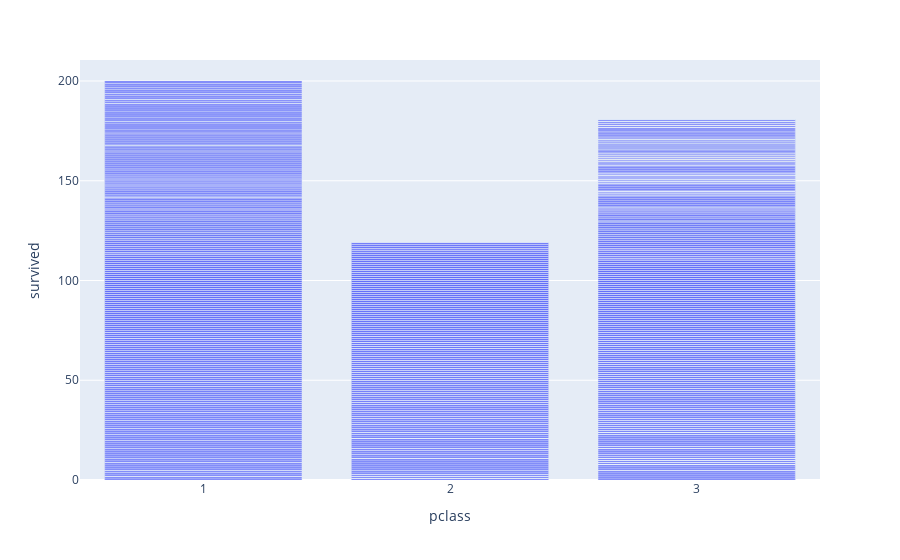

The notebook cell saved with this chart:
### Code cell
fig1 = px.bar(titanic, x="pclass", y="survived", barmode = 'group', 
             height=400)
fig1.show()

### Figure 1 — Plotly figure (JSON) as saved in the notebook; plotly's stock layout.template omitted (floating-point values rounded to 4 significant figures; data arrays with more than 128 entries replaced by an {"elided": "..."} marker saying what was removed)
{"data": [{"alignmentgroup": "True", "hovertemplate": "pclass=%{x}<br>survived=%{y}<extra></extra>", "legendgroup": "", "marker": {"color": "#636efa", "pattern": {"shape": ""}}, "name": "", "offsetgroup": "", "orientation": "v", "showlegend": false, "textposition": "auto", "type": "bar", "x": {"elided": "1309 int values"}, "xaxis": "x", "y": {"elided": "1309 int values"}, "yaxis": "y"}], "layout": {"autosize": true, "barmode": "group", "legend": {"tracegroupgap": 0}, "margin": {"t": 60}, "xaxis": {"anchor": "y", "autorange": true, "domain": [0, 1], "range": [0.5, 3.5], "title": {"text": "pclass"}, "type": "linear"}, "yaxis": {"anchor": "x", "autorange": true, "domain": [0, 1], "range": [0, 210.5], "title": {"text": "survived"}, "type": "linear"}}}
